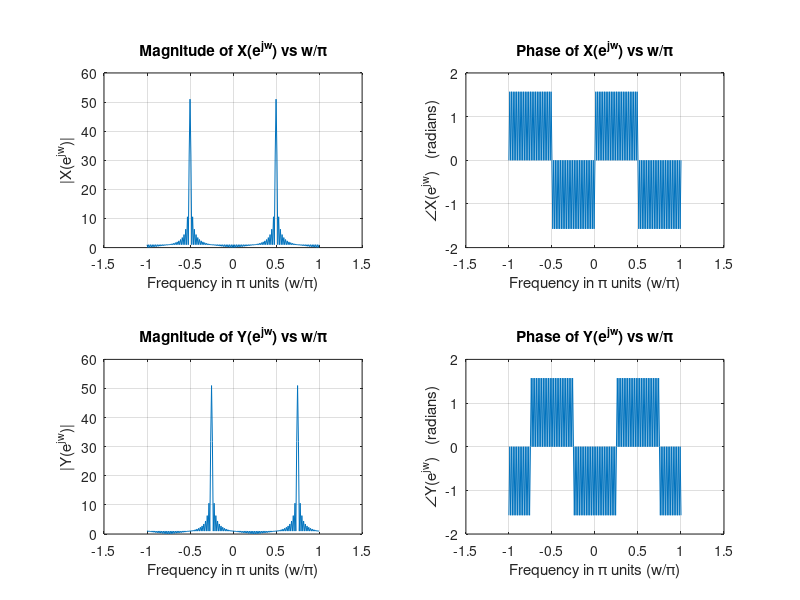

Reproduce this figure in MATLAB.
% [Chp 3 Section 3.2 Page 70]
%
%  EXAMPLE 3.9
%  
%  To verify the frequency shift property (3.7), we will use the graphical approach.
%  Let
%       x[n] = cos(πn/2), 0 ≤ n ≤ 100 and y[n] = e^{jπn/4}.x[n]
%  i.e. 
%       Y(w) = X(w) with frequency shift of pi/4
%

% >>>>> solution <<<<<

n = 0:100;
x = cos(pi*n/2);

k = -100:100; 
w = (pi/100)*k;                                     % w = [-pi, pi]

% dtft{x[n]} = X(e^jw)
Xw =  x * exp(-1i * pi/100 * n' * k);

% expected y[n] for frequency shift of pi/4 in X(w)
w0 = pi/4;
y = x.*exp(1i*w0*n);

% dtft{y[n]} = Y(e^jw)
Yw =  y * exp(-1i * pi/100 * n' * k);

% [frequency shifting property test (graphical)]
fig = figure;

% [mag. and phase] of X(w)
subplot(2, 2, 1);
plot(w/pi, abs(Xw));
xlabel('Frequency in \pi units (w/\pi)');
ylabel('|X(e^{jw})|');
title('Magnitude of X(e^{jw}) vs w/\pi'); grid;
subplot(2, 2, 2);
plot(w/pi, angle(Xw));
xlabel('Frequency in \pi units (w/\pi)');
ylabel('∠X(e^{jw})   (radians)');
title('Phase of X(e^{jw}) vs w/\pi'); grid;

% [mag. and phase] of Y(w)
subplot(2, 2, 3);
plot(w/pi, abs(Yw));
xlabel('Frequency in \pi units (w/\pi)');
ylabel('|Y(e^{jw})|');
title({'';'Magnitude of Y(e^{jw}) vs w/\pi'}); grid;
subplot(2, 2, 4);
plot(w/pi, angle(Yw));
xlabel('Frequency in \pi units (w/\pi)');
ylabel('∠Y(e^{jw})   (radians)');
title({'';'Phase of Y(e^{jw}) vs w/\pi'}); grid;

% From the plots, we observe that X(ejω) is indeed shifted by π/4
% in both magnitude and angle.

